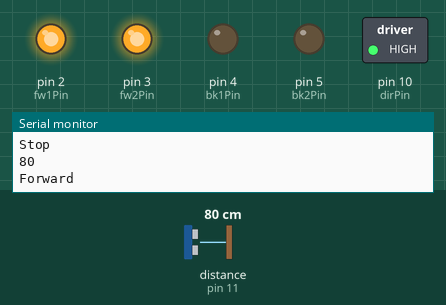
A sketch run on a simulated Arduino Uno, built with avr-gcc and run on an emulated ATmega328P. Parts: switched loads named in the sketch (green lamp = pin HIGH), output pins drawn as LEDs (lit = HIGH), the last lines printed to the serial monitor. The inputs (shaded band) are chosen by the test bench; at power-on: distance to the obstacle (sensor on pin 11) 80 cm. The echo pulse lasts 58.3 µs per cm; pins used as bus, display or sensor lines are not drawn.

Above: at 1.9 s.
2.0 s: distance to the obstacle (sensor on pin 11) set to 32 cm
3.5 s: distance to the obstacle (sensor on pin 11) set to 27 cm
At 4.7 s:
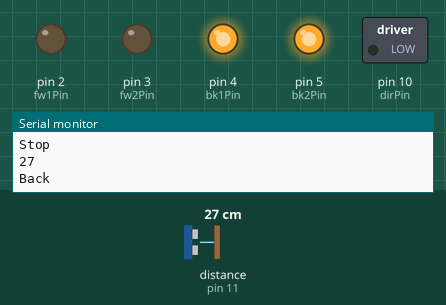
5.1 s: distance to the obstacle (sensor on pin 11) set to 35 cm
At 5.9 s:
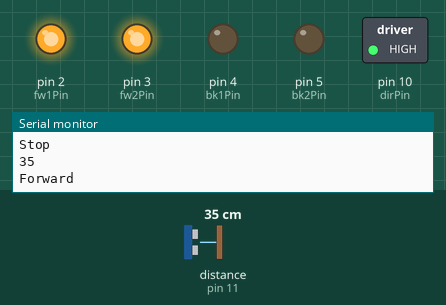
6.6 s: distance to the obstacle (sensor on pin 11) set to 2 cm
At 7.4 s:
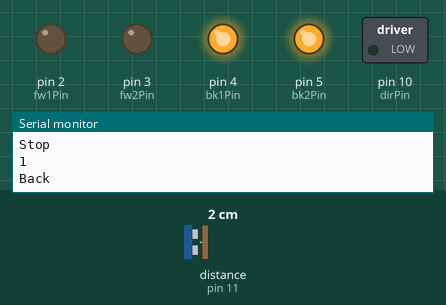
Timing chart, 0 to 9.1 s (numbered marks = the images above; inputs shaded):
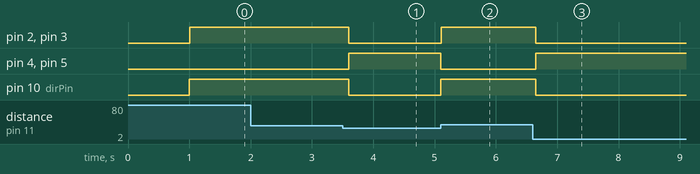

The sketch:

Motor.ino
```cpp
#define fw1Pin 2
#define fw2Pin 3
#define bk1Pin 4
#define bk2Pin 5
#define dirPin 10
#define trgPin 12
#define ecoPin 11

long duration;
long distance;

void setup() {
  Serial.begin(115200);
  pinMode(fw1Pin, OUTPUT);
  pinMode(fw2Pin, OUTPUT);
  pinMode(bk1Pin, OUTPUT);
  pinMode(bk2Pin, OUTPUT);
  pinMode(dirPin, OUTPUT);
  pinMode(trgPin, OUTPUT);
  pinMode(ecoPin, INPUT);
}

void loop() {
  Serial.println("Starting engine...");
  delay(1000);
  while (true) {
    // -- Evita que os motores estejam a trabalhar quando liga os ultrasons
    // -- por tentar garantir alguma estabilidade elétrica
    stop();
    // -- Ativa os ultrasons para detetar obstaculos
    digitalWrite(trgPin, LOW);
    delayMicroseconds(2);
    digitalWrite(trgPin, HIGH);
    delayMicroseconds(100);
    digitalWrite(trgPin, LOW);
    duration = pulseIn(ecoPin, HIGH);
    distance = (duration/2)/29.1;
    Serial.println(distance);
    if (distance < 30) {
      back();
    } else {
      forward();
      // -- Dá algum tempo ao motor para avançar
      delay(100);
    }
  }
}

void forward() {
  Serial.println("Forward");

  digitalWrite(bk1Pin, LOW);
  digitalWrite(bk2Pin, LOW);

  digitalWrite(fw1Pin, HIGH);
  digitalWrite(fw2Pin, HIGH);
}

void back() {
  Serial.println("Back");

  digitalWrite(fw1Pin, LOW);
  digitalWrite(fw2Pin, LOW);

  digitalWrite(bk1Pin, HIGH);
  digitalWrite(bk2Pin, HIGH);

  digitalWrite(dirPin, LOW);
  delay(1500);
  digitalWrite(dirPin, HIGH);
}

void stop() {
  Serial.println("Stop");

  digitalWrite(fw1Pin, LOW);
  digitalWrite(fw2Pin, LOW);

  digitalWrite(bk1Pin, LOW);
  digitalWrite(bk2Pin, LOW);

  digitalWrite(dirPin, HIGH);
}
```

Measured:
- the behaviour switches between 30 and 29 cm on distance to the obstacle (sensor on pin 11) (found by bisection; images 0 and 1)
- after the input at 3.5 s, pin 2 (fw1Pin), pin 3 (fw2Pin), pin 10 (dirPin): HIGH → LOW after 0.10 s; pin 4 (bk1Pin), pin 5 (bk2Pin): LOW → HIGH after 0.10 s
- after the input at 5.1 s, pin 2 (fw1Pin), pin 3 (fw2Pin), pin 10 (dirPin): LOW → HIGH at once; pin 4 (bk1Pin), pin 5 (bk2Pin): HIGH → LOW at once
- after the input at 6.6 s, pin 2 (fw1Pin), pin 3 (fw2Pin), pin 10 (dirPin): HIGH → LOW after 0.05 s; pin 4 (bk1Pin), pin 5 (bk2Pin): LOW → HIGH after 0.05 s
